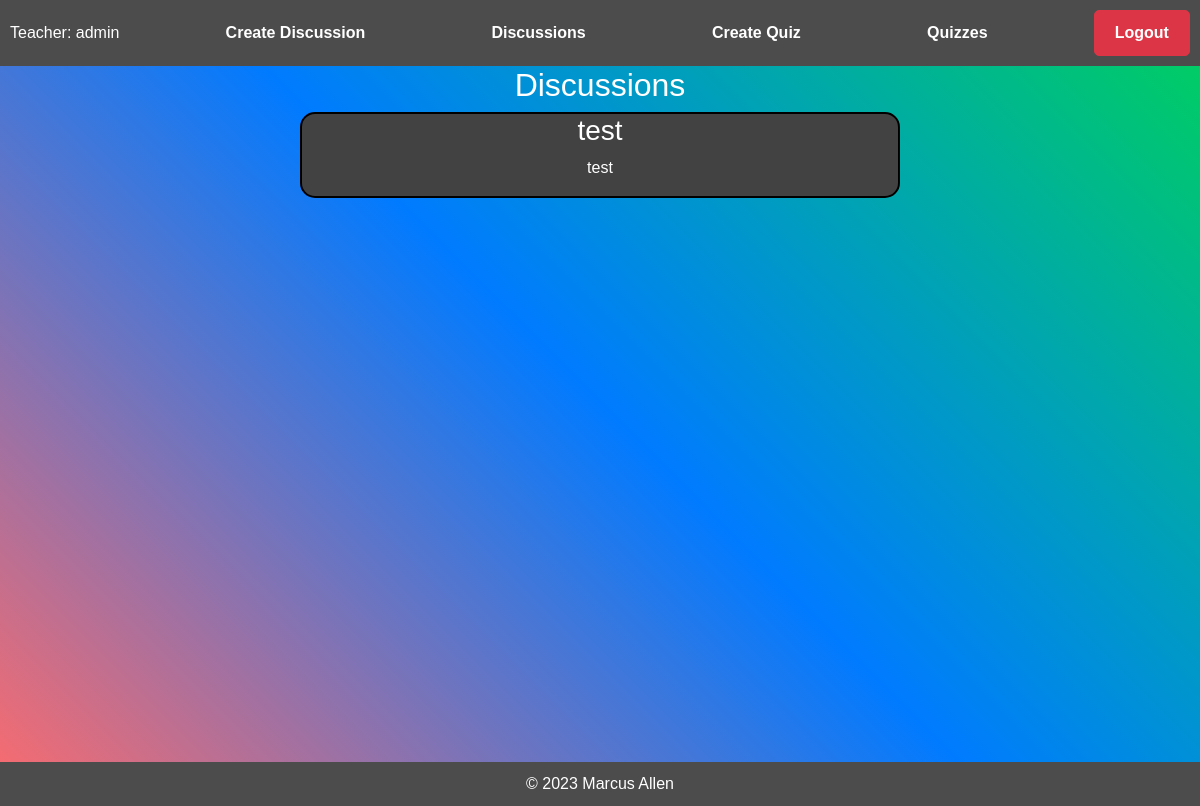
Before: /teachers/created_discussions/ (signed in) with the older database file.
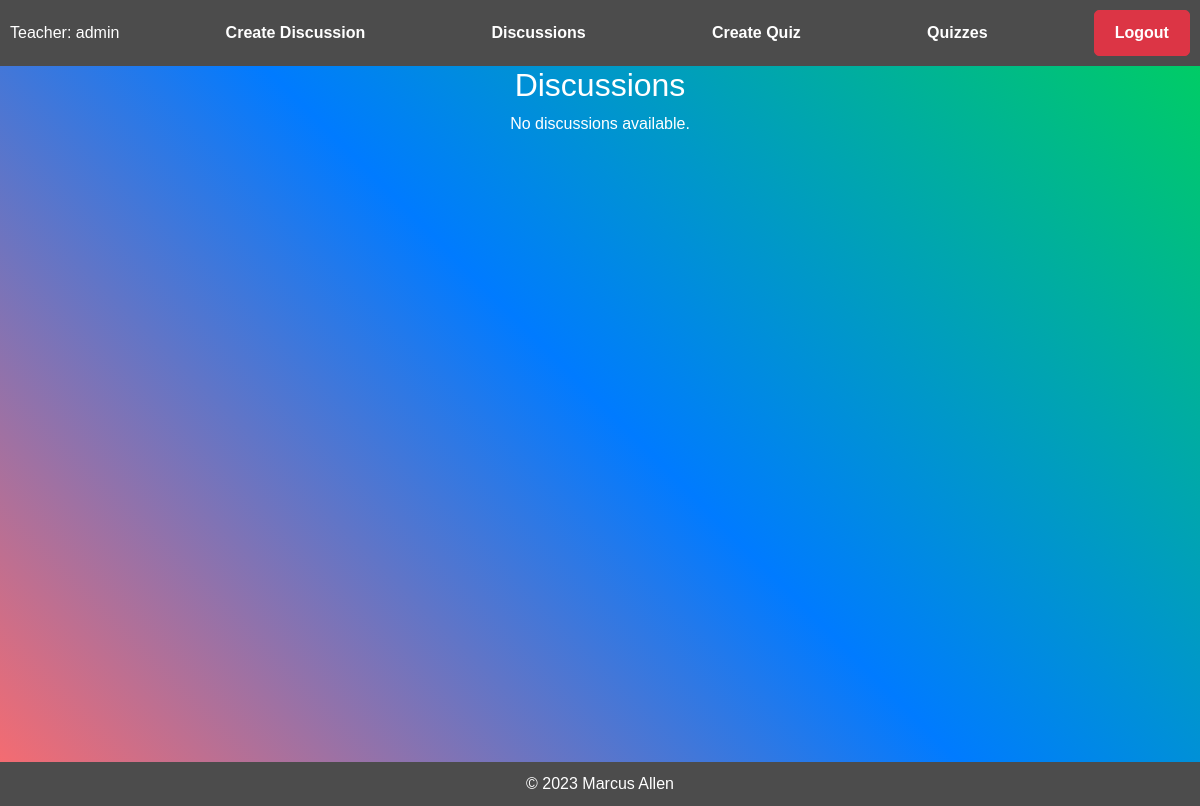
After: the same page with the newer database file.
### teachers/models.py (models this page shows)
class Discussion(models.Model):
    subject = models.CharField(max_length=255)
    message = models.TextField()
    file = models.FileField(upload_to='discussion_files/', null=True, blank=True)
    author = models.ForeignKey(User, on_delete=models.CASCADE)
    parent_post = models.ForeignKey('self', null=True, blank=True, on_delete=models.CASCADE)

### teachers/views.py (the view)
# urls.py: path('created_discussions/', views.discussions, name='discussions'),
def created_discussions(request):
    discussions = Discussion.objects.filter(author=request.user)
    context = {
        'discussions': discussions,
    }
    return render(request, "teachers/created_discussions.html", context)

### teachers/templates/teachers/created_discussions.html (shortened to what this page needs)
{% extends "teachers/index.html" %}
{% block content %}
  <h2>Discussions</h2>
  <div class="existing-discussions">
    {% for discussion in discussions %}
      <div class="discussion text-center" style="border: 2px solid black; border-radius: 15px; background-color: rgb(66, 66, 66); width: 600px;">
        <h3>{{ discussion.subject }}</h3>
        <p>{{ discussion.message }}</p>
      </div>
      <br>
    {% empty %}
      <p>No discussions available.</p>
    {% endfor %}
  </div>
{% endblock %}

Changed rows visible on the page:
removed Discussion: subject "test", message "test"
Other visible differences:
text now shown: "No discussions available."
